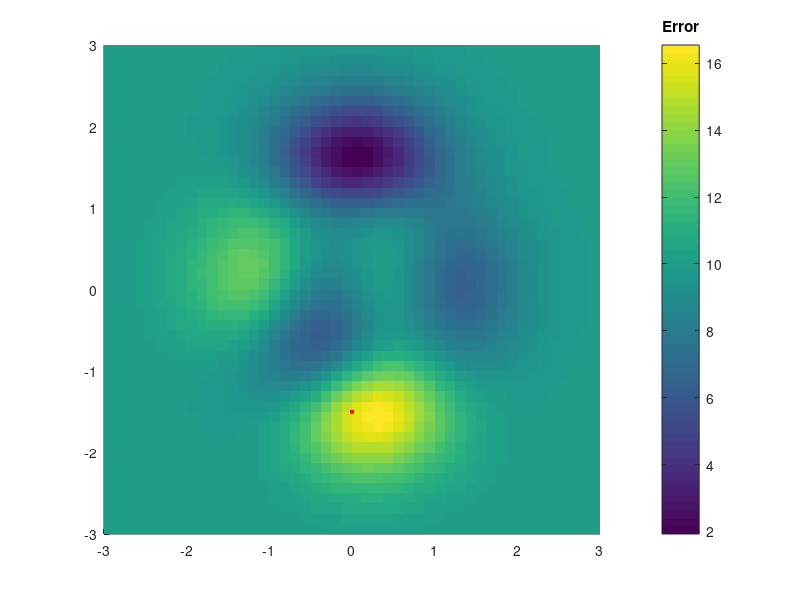

MATLAB code to generate this figure: (Note: this script raises an error after producing the figure.)
clear all
clc
hold on
min_x = -3;
max_x = 3;
min_y = -3;
max_y = 3;

Z = 10-peaks();
[X Y] = meshgrid(min_x:(max_x-min_x)/(length(Z)-1):max_x,min_y:(max_y-min_y)/(length(Z)-1):max_y);
clr = pcolor(X,Y,Z);
cb = colorbar;
set(clr,'EdgeColor','none')
title(cb,'Error')

mo = [0 -1.5];
model_awal = plot(mo(1),mo(2),'.r','MarkerSize',10);

T = 5;
dec = 0.05;
err_lim = 0.2;
max_perturb = 20;

while(abs((peak(mo(1),mo(2)))-min(min(Z))>=err_lim))
    for i = 1:max_perturb
    m(1) = min_x + rand*(max_x-min_x);
    m(2) = min_y + rand*(max_y-min_y);
    
    E1 = peak(m(1),m(2));
    E2 = peak(mo(1),mo(2));
    delta_E = E1-E2;
    
    if delta_E < 0
        mo = m;
        titik = plot(mo(1),mo(2),'.k','MarkerSize',5);
    else
        P = exp(-delta_E/T);
        R = rand;
        if R <= P
            mo = m;
            titik = plot(mo(1),mo(2),'.k','MarkerSize',5);
        end
    end
    %pause(0.1)
    end
    T = T*(1-dec);
end

solusi = plot(mo(1),mo(2),'or','MarkerSize',5);
mo
E2
legend([model_awal titik solusi],'Model awal','Perturbasi','Solusi')

% function z = peak(x,y)
%     z = 10-peaks(x,y);
% end
